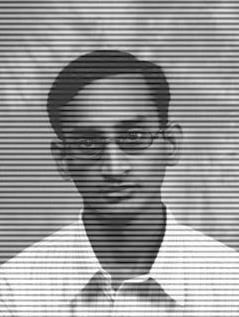
#> input picture data/india.jpg, 239 x 317 px
$ jupyter execute 'Praktikum 9 Transformasi Fourier Deonising.ipynb'   (shell and % lines are left out)
#> lines starting #> are read from the running program, lines starting #| are printed output that depends on the picture
[cell 1]
from skimage import io
from skimage.color import rgb2gray
import matplotlib.pyplot as plt
from scipy import fftpack
import numpy as np
import cv2

[cell 2]
image = io.imread('data/india.jpg', as_gray=True)
#> image is the input picture: shape (317, 239) float64; min 0.0118, max 1, mean 0.59

[cell 3]
image.shape, image.dtype
M, N = image.shape
#> M = 317; N = 239
M, N
#> Out = (317, 239)

[cell 4]
f, ax = plt.subplots(figsize=(5,5))
ax.imshow(image, cmap="gray")
ax.set_title('Original Noisy Image')

[cell 5]
F = fftpack.fft2(image)
F_magnitude = np.abs(F)
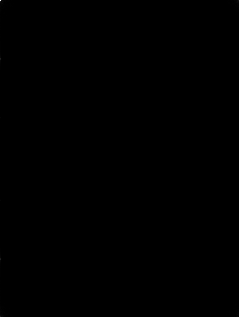
#> F_magnitude: shape (317, 239) float64; min 0.00595, max 44711, mean 9.7; drawn with min black and max white

[cell 6]
def plot_spectrum(F):
    from matplotlib.colors import LogNorm
    plt.imshow(np.abs(F), norm=LogNorm(vmin=5))
    plt.colorbar()

[cell 7]
plt.figure()
plot_spectrum(F)
plt.title('Fourier Transform')
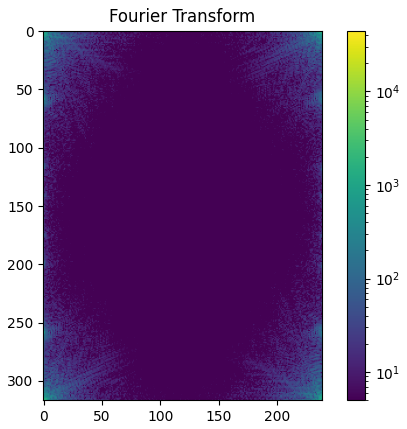
#> figure drawn by matplotlib, 2 panels

[cell 8]
Fs = fftpack.fftshift(F)

[cell 9]
plt.figure()
plot_spectrum(Fs)
plt.title('Shift Transformation Result')
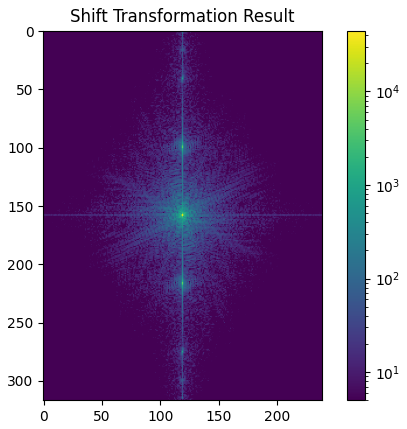
#> figure drawn by matplotlib, 2 panels

[cell 10]
for j in range(115, 126):
    for i in range(12, 22):
        Fs[i,j] = 0
    for i in range(37, 47):
        Fs[i,j] = 0
    for i in range(96, 106):
        Fs[i,j] = 0
    for i in range(216, 226):
        Fs[i,j] = 0
    for i in range(274, 284):
        Fs[i,j] = 0
    for i in range(298, 308):
        Fs[i,j] = 0

[cell 11]
plt.figure(figsize=(8,8))
plt.imshow(np.log(abs(Fs)), cmap="gray")
plt.title("Modified Fourier Transform")
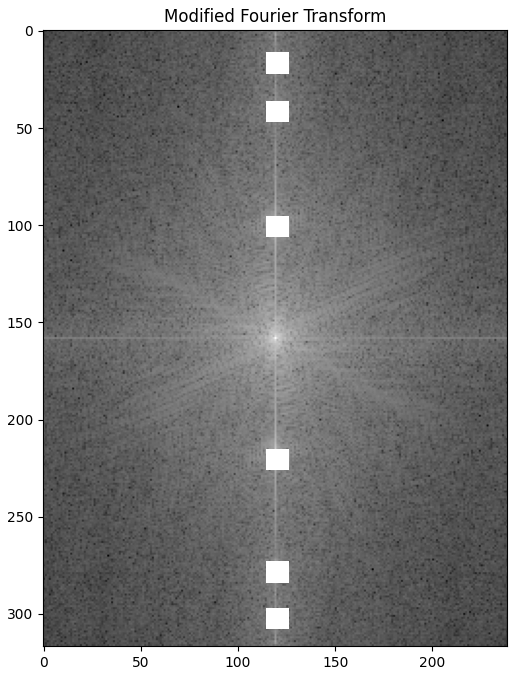
#> figure drawn by matplotlib, 1 panel

[cell 12]
Fus = fftpack.ifftshift(Fs)
im_new = fftpack.ifft2(Fus).real
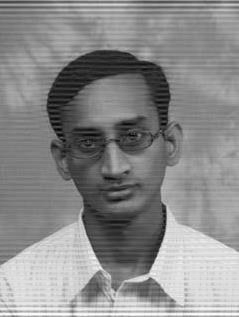
#> im_new: shape (317, 239) float64; min 0.0875, max 1.01, mean 0.59; drawn with min black and max white

$ run again, with data/asol.jpg copied over data/india.jpg
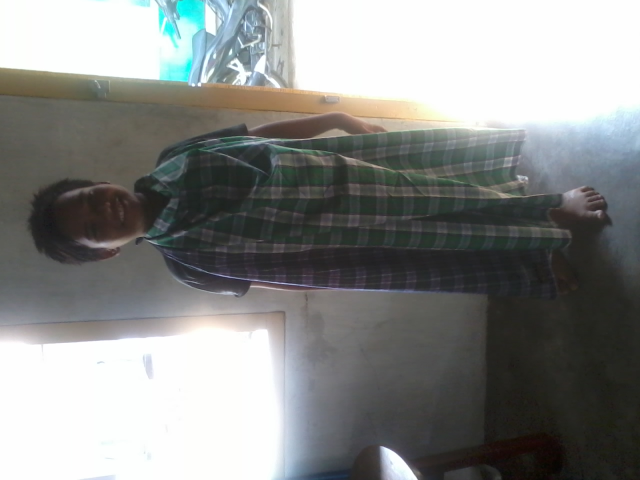
#> input picture data/asol.jpg, 1280 x 960 px (shown at 1/2 size)
#> `[cell 9] plt.figure() plot_spectrum(Fs) plt.title('Shift Transformatio..`:
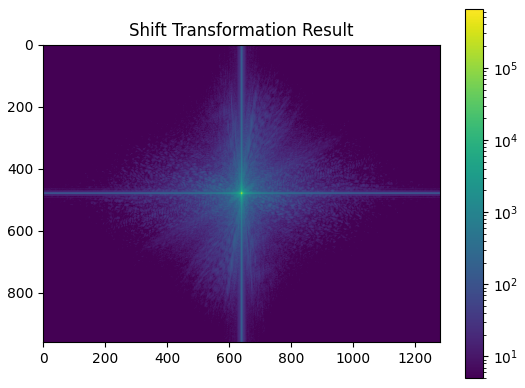
#> figure drawn by matplotlib, 2 panels
#> `[cell 11] plt.figure(figsize=(8,8)) plt.imshow(np.log(abs(Fs)), cmap="..`:
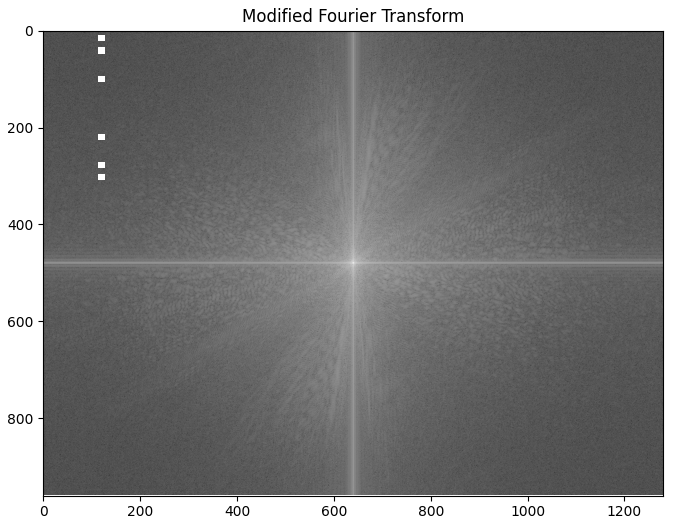
#> figure drawn by matplotlib, 1 panel
